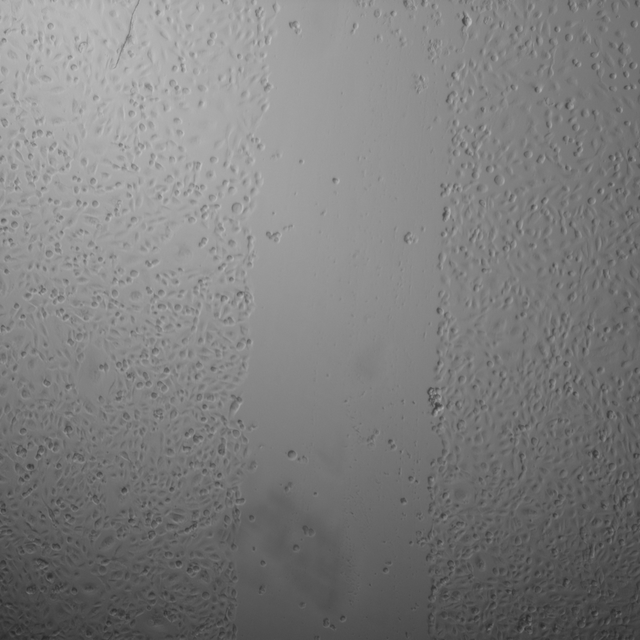
#> input picture examples/images/B1 0hr 2_png.rf.XjumgmgMNkQhrRGLEgFA.png, 640 x 640 px
$ python -i inspect_series.py   (imports and definitions only)
#> lines starting #> are read from the running program, lines starting #| are printed output that depends on the picture; after the words box and inside, x2 and y2 are one past the last pixel; in counts of white or black regions, pixels touching at a corner belong together
# -*- coding: utf-8 -*-
"""
stage4/inspect_series.py — Paineis de inspecao visual de validade do ensaio.
For each suspect unit: all timepoints × both fields, showing the RAW image without
a contour next to the RAW image with the P0 contour overlaid.
Includes a clean control series from the same batch for comparison.
Pipeline P0 identico ao stage4/whst_batch.ijm (reimplementacao ja validada, dif 0,1%).
"""
import csv, os
from collections import defaultdict
import numpy as np
import cv2
from PIL import Image, ImageDraw
from scipy.ndimage import binary_fill_holes

OUT = "whst_input"
RAD, THR, SAT, MIN_AREA = 20, 100, 0.001, 100


def to_8bit(path):
    a = np.asarray(Image.open(path))
    if a.ndim == 3:
        a = a[..., :3].astype(np.float64).mean(axis=2)
    else:
        a = a.astype(np.float64)
        if a.max() > 255:
            a = (a - a.min()) / max(1e-9, a.max() - a.min()) * 255.0
    return np.clip(np.round(a), 0, 255).astype(np.uint8)


def enhance(img8, sat):
    h = np.bincount(img8.ravel(), minlength=256).astype(np.float64)
    thr = img8.size * sat / 200.0
    c = 0.0; hmin = 0
    for i in range(256):
        c += h[i]
        if c > thr: hmin = i; break
    c = 0.0; hmax = 255
    for i in range(255, -1, -1):
        c += h[i]
        if c > thr: hmax = i; break
    if hmax <= hmin: return img8.copy()
    return np.clip(np.round((img8.astype(np.float64) - hmin) * (255.0 / (hmax - hmin))), 0, 255).astype(np.uint8)


def seg_p0(path):
    img8 = to_8bit(path); H, W = img8.shape
#> in to_8bit, a is the input picture: shape (640, 640, 3); min 39, max 193, mean 125.3
#> after `H, W = img8.shape`: H = 640; W = 640
    e = enhance(img8, SAT)
#> in enhance, `h = np.bincount(img8.ravel(), minlength=256).astype(np.float64)`: h = 256 values, max 5454 at index 122, min 0 at index 0, mean 1600
#> the loop in enhance, `for i in range(256):` made 42 passes
#> c on passes 1 to 12: 0, 0, 0, 0, 0, 0, 0, 0, 0, 0, 0, 0
#> after the loop in enhance, `for i in range(256):`: c = 4
#> the loop in enhance, `for i in range(255, -1, -1):` made 63 passes
#> after the loop in enhance, `for i in range(255, -1, -1):`: c = 6
#> in enhance, `return np.clip(np.round((img8.astype(np.float64) - hmin) * (255.0 / (h..`:
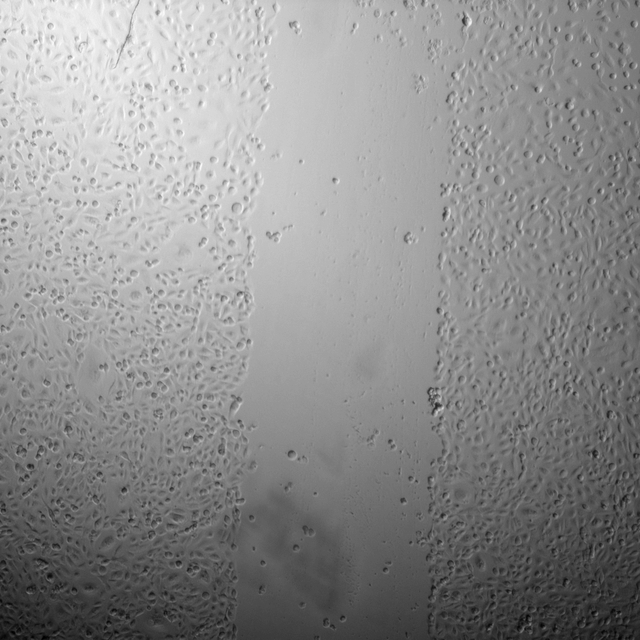
#> returned value: shape (640, 640); min 0, max 255, mean 141.4
    r = int(np.ceil(RAD)); y, x = np.mgrid[-r:r+1, -r:r+1]
    k = ((x*x + y*y) <= RAD*RAD + 1).astype(np.float64); k /= k.sum()
    f = e.astype(np.float64)
    m = cv2.filter2D(f, -1, k, borderType=cv2.BORDER_REFLECT)
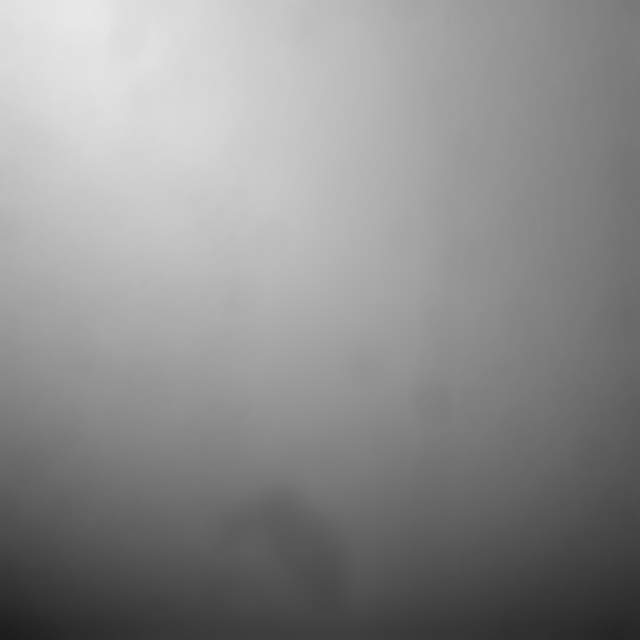
#> m: shape (640, 640) float64; min 29.56, max 232.3, mean 141.4
    m2 = cv2.filter2D(f*f, -1, k, borderType=cv2.BORDER_REFLECT)
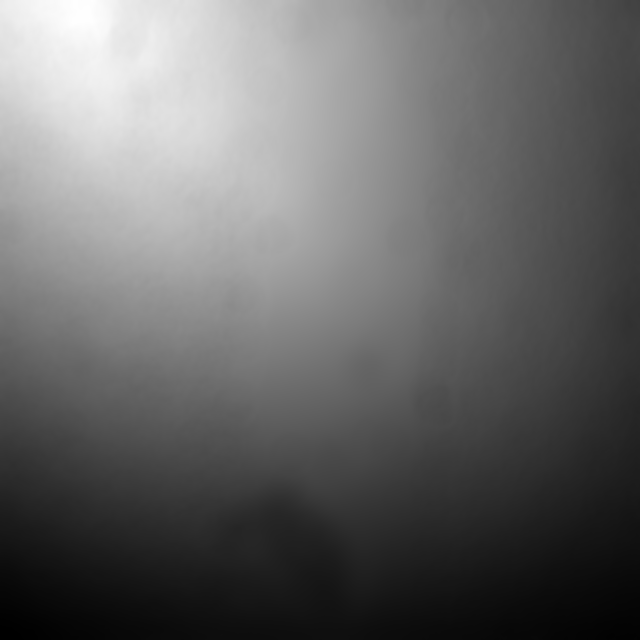
#> m2: shape (640, 640) float64; min 991, max 54008.5, mean 22373.9; drawn with min black and max white
    var = np.clip(np.round(np.maximum(m2 - m*m, 0)), 0, 255).astype(np.uint8)
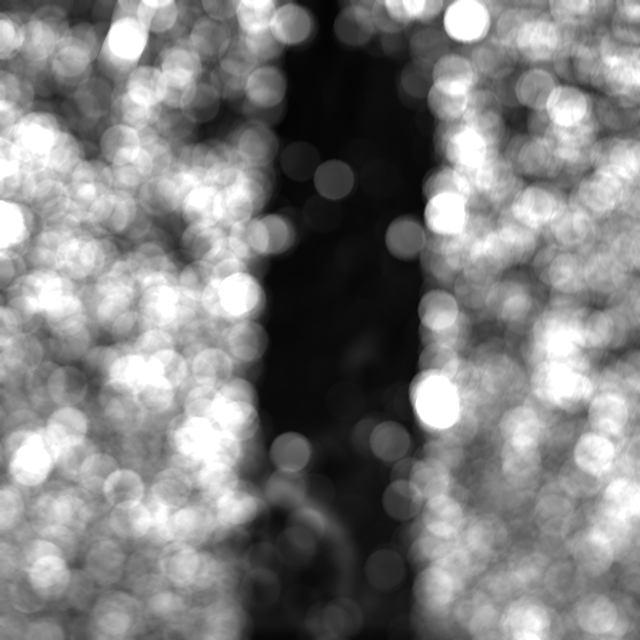
#> var: shape (640, 640); min 4, max 255, mean 126.8
    mask = binary_fill_holes((var <= THR)).astype(np.uint8)
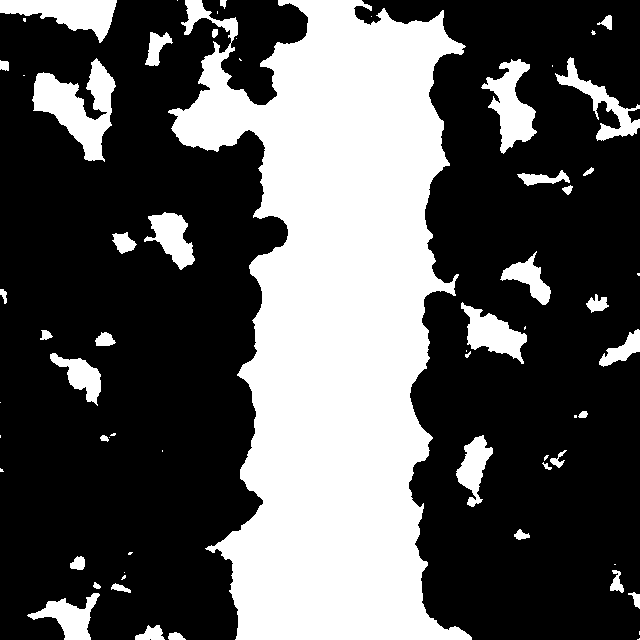
#> mask: shape (640, 640); values 0 (black) and 1 (white), 33.8% white; 64 white regions (26 under 20 px), largest, box (x1, y1, x2, y2) and area: (168, 0, 472, 640) 114960, (32, 58, 116, 162) 4032, (0, 0, 117, 43) 2580
    n, lab, st, _ = cv2.connectedComponentsWithStats(mask, connectivity=8)
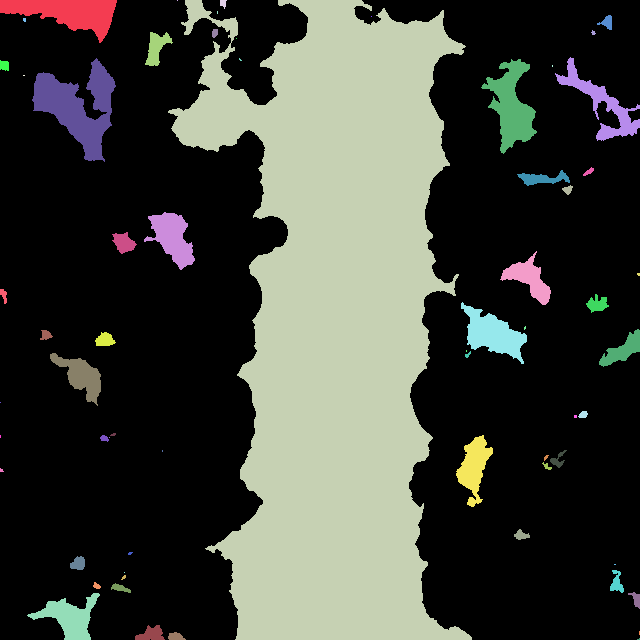
#> lab: shape (640, 640) int32; 65 distinct labels, from 0 to 64; one colour per label, 0 black
#> n = 65; st = 65 rows, first 6: [0, 0, 640, 640, 271108], [0, 0, 117, 43, 2580], [177, 0, 1, 1, 1], [168, 0, 304, 640, 114960], [220, 0, 7, 9, 42], [217, 11, 1, 3, 3]
    bi, ba = 0, 0
    for i in range(1, n):
        a = st[i, cv2.CC_STAT_AREA]
        if a >= MIN_AREA and a > ba: ba, bi = a, i
#> this loop made 64 passes
#> (a, ba, bi) on passes 1, 3: (2580, 2580, 1), (114960, 114960, 3)
#> a on passes 2, 4, 5, 6, 7, 8: 1, 42, 3, 117, 1, 11
#> after the loop, ba = 114960; bi = 3
    mk = (lab == bi).astype(np.uint8) if bi else np.zeros_like(mask)
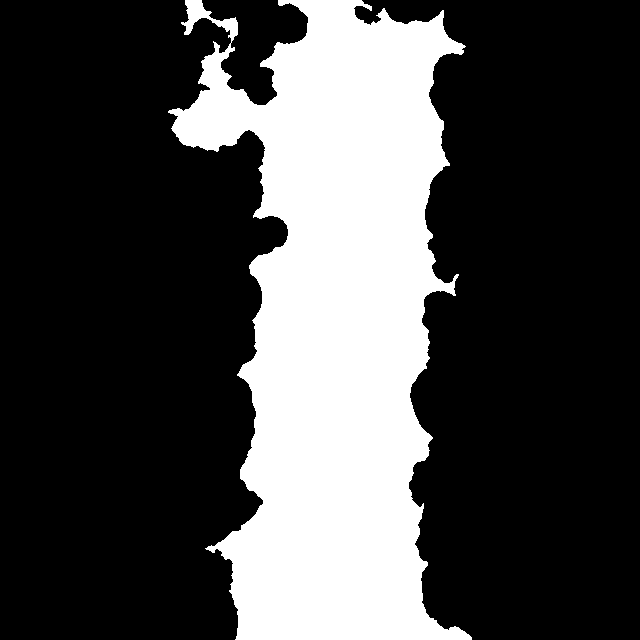
#> mk: shape (640, 640); values 0 (black) and 1 (white), 28.1% white; 1 white region, box (x1, y1, x2, y2) and area: (168, 0, 472, 640) 114960
    return img8, mk, (100.0 * ba / (W * H) if bi else 0.0)


# [1 line not run here, left out]
# [1 line that did not run here, left out]


def find(sub):
    for u in units:
        if all(s in u for s in sub):
            return u
    return None


# [3 lines that did not run here, left out]
# controle: unidade Migracao com TODAS as medicoes OK e >=3 timepoints
byu = defaultdict(list)
# [2 lines not run here, left out]
# Nenhuma serie do lote Migracao passa 100% limpa -> dois controles:
#  A) melhor serie do PROPRIO lote Migracao (mesmas condicoes de imagem)
#  B) serie 100% OK com fechamento textbook (referencia de monocamada saudavel)
# [1 line that did not run here, left out]
# [1 line that did not run here, left out]
# [3 lines not run here, left out]

# [3 lines that did not run here, left out]
TH = 250   # height of each sub-image


def cell(path, label):
    img8, mk, pct = seg_p0(path)
    raw = cv2.cvtColor(img8, cv2.COLOR_GRAY2RGB)
    ov = raw.copy()
    cont, _ = cv2.findContours(mk, cv2.RETR_EXTERNAL, cv2.CHAIN_APPROX_SIMPLE)
    cv2.drawContours(ov, cont, -1, (0, 255, 255), 14)
    a = Image.fromarray(raw); a.thumbnail((TH, TH))
    b = Image.fromarray(ov);  b.thumbnail((TH, TH))
    tile = Image.new("RGB", (a.width + b.width + 6, a.height + 18), (18, 18, 18))
    tile.paste(a, (0, 18)); tile.paste(b, (a.width + 6, 18))
    ImageDraw.Draw(tile).text((3, 3), f"{label}  P0={pct:.1f}%", fill=(255, 235, 120))
    return tile


# [30 lines not run here, left out]

>>> result = seg_p0('../examples/images/B1 0hr 2_png.rf.XjumgmgMNkQhrRGLEgFA.png')

$ run again, on examples/images/B1 12hr 1_png.rf.sRUPpw6VBKsEL7UWcuqg.png
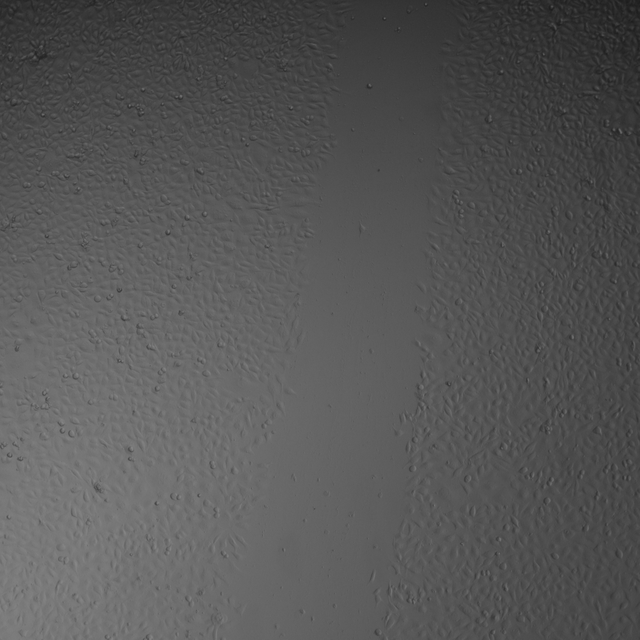
#> input picture examples/images/B1 12hr 1_png.rf.sRUPpw6VBKsEL7UWcuqg.png, 640 x 640 px
#> in to_8bit, a is the input picture: shape (640, 640, 3); min 29, max 134, mean 85.8
#> h = 256 values, max 7988 at index 75, min 0 at index 0, mean 1600
#> the loop in enhance, `for i in range(256):` made 31 passes
#> c on passes 1 to 8: 0, 0, 0, 0, 0, 0, 0, 0
#> after the loop in enhance, `for i in range(256):`: c = 9
#> the loop in enhance, `for i in range(255, -1, -1):` made 122 passes
#> after the loop in enhance, `for i in range(255, -1, -1):`: c = 3
#> mask: shape (640, 640); values 0 (black) and 1 (white), 33.5% white; 50 white regions (24 under 20 px), largest, box (x1, y1, x2, y2) and area: (84, 0, 473, 640) 109939, (0, 436, 195, 593) 10064, (519, 509, 640, 640) 4715
#> in seg_p0, `n, lab, st, _ = cv2.connectedComponentsWithStats(mask, connectivity=8)`:
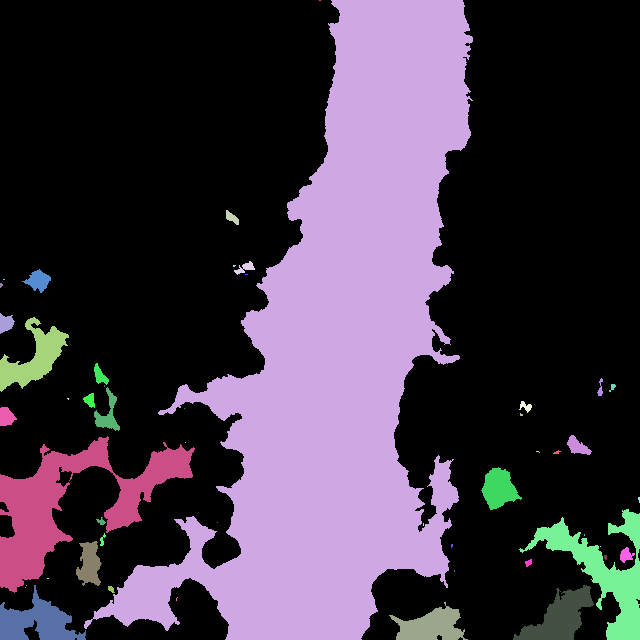
#> lab: shape (640, 640) int32; 51 distinct labels, from 0 to 50; one colour per label, 0 black
#> n = 51; st = 51 rows, first 6: [0, 0, 640, 640, 272357], [319, 0, 2, 1, 2], [84, 0, 389, 640, 109939], [226, 210, 13, 15, 104], [234, 261, 21, 14, 126], [233, 265, 3, 2, 5]
#> the loop in seg_p0, `for i in range(1, n):` made 50 passes
#> (a, ba, bi) on pass 2: (109939, 109939, 2)
#> after the loop in seg_p0, `for i in range(1, n):`: ba = 109939; bi = 2
#> in seg_p0, `mk = (lab == bi).astype(np.uint8) if bi else np.zeros_like(mask)`:
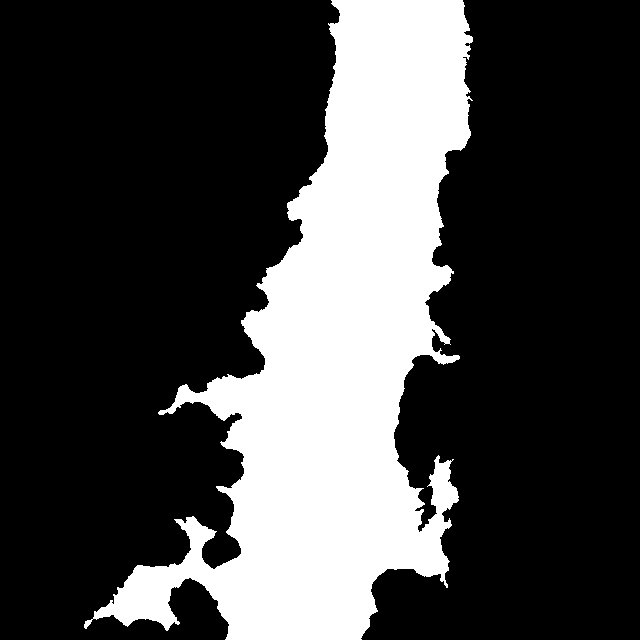
#> mk: shape (640, 640); values 0 (black) and 1 (white), 26.8% white; 1 white region, box (x1, y1, x2, y2) and area: (84, 0, 473, 640) 109939

$ run again, on examples/images/Snap-37_235_png.rf.fp1LasdFT1TZbfgrTie6.png
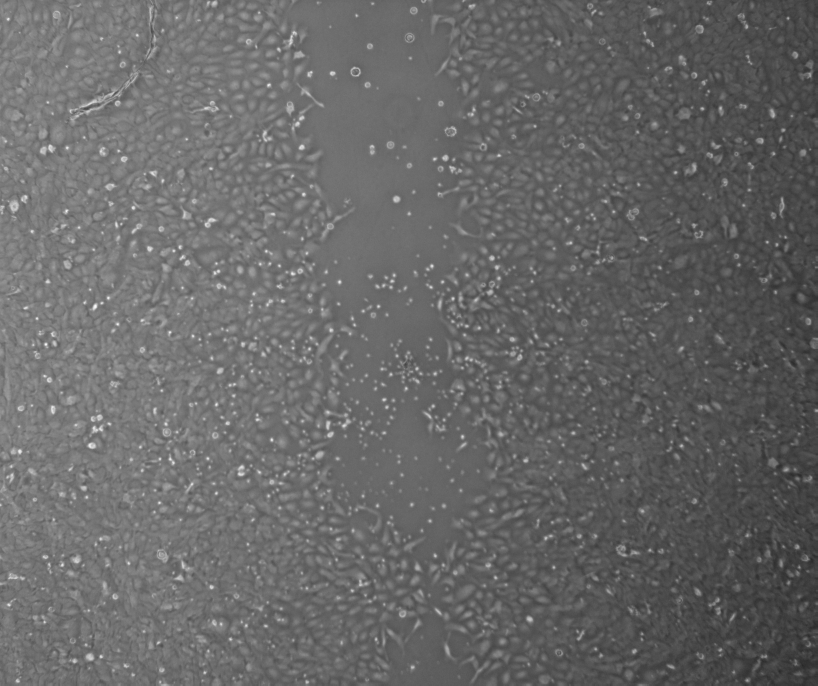
#> input picture examples/images/Snap-37_235_png.rf.fp1LasdFT1TZbfgrTie6.png, 2452 x 2056 px (shown at 1/3 size)
#> in to_8bit, a is the input picture: shape (2056, 2452); min 37, max 253, mean 103.8
#> h = 256 values, max 109277 at index 109, min 0 at index 0, mean 19692.6
#> the loop in enhance, `for i in range(256):` made 43 passes
#> c on passes 1 to 8: 0, 0, 0, 0, 0, 0, 0, 0
#> after the loop in enhance, `for i in range(256):`: c = 36
#> the loop in enhance, `for i in range(255, -1, -1):` made 7 passes
#> c on passes 1 to 7: 0, 0, 2, 7, 15, 18, 27
#> after the loop in enhance, `for i in range(255, -1, -1):`: c = 27
#> mask: shape (2056, 2452); values 0 (black) and 1 (white), 51.4% white; 47 black regions (3 under 20 px), largest, box (x1, y1, x2, y2) and area: (0, 0, 2101, 2056) 2194645, (0, 1323, 297, 1635) 53028, (2233, 1186, 2452, 1480) 31127
#> in seg_p0, `n, lab, st, _ = cv2.connectedComponentsWithStats(mask, connectivity=8)`:
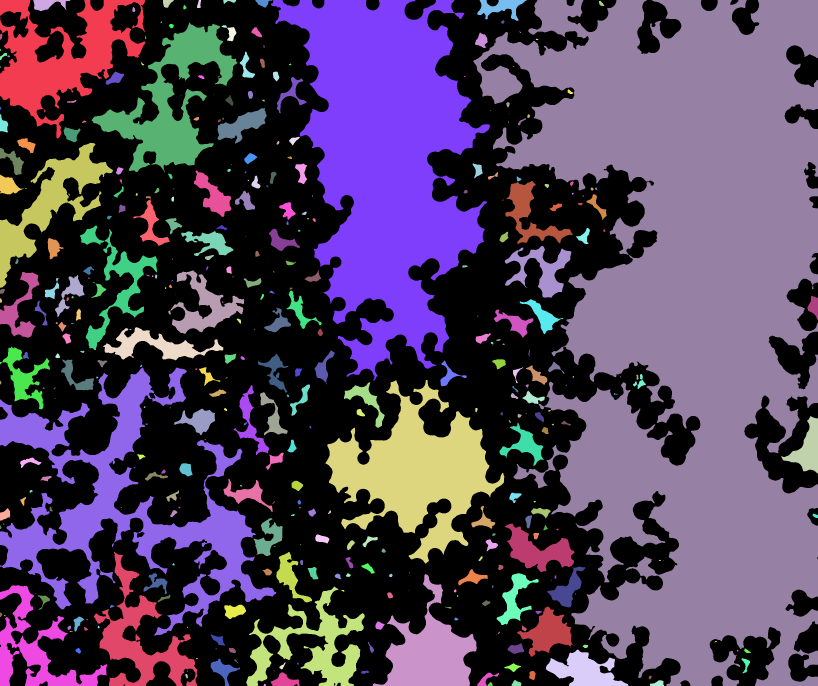
#> lab: shape (2056, 2452) int32 (shown at 1/3 size); 401 distinct labels, from 0 to 400; one colour per label, 0 black
#> n = 401; st = 401 rows, first 6: [0, 0, 2452, 2056, 2448373], [0, 0, 435, 415, 71279], [100, 0, 111, 33, 2058], [489, 0, 32, 23, 487], [591, 0, 13, 24, 208], [670, 0, 38, 12, 240]
#> the loop in seg_p0, `for i in range(1, n):` made 400 passes
#> (a, ba) on passes 1, 7, 9: (71279, 71279), (389576, 389576), (1264011, 1264011)
#> after the loop in seg_p0, `for i in range(1, n):`: ba = 1264011; bi = 9
#> in seg_p0, `mk = (lab == bi).astype(np.uint8) if bi else np.zeros_like(mask)`:
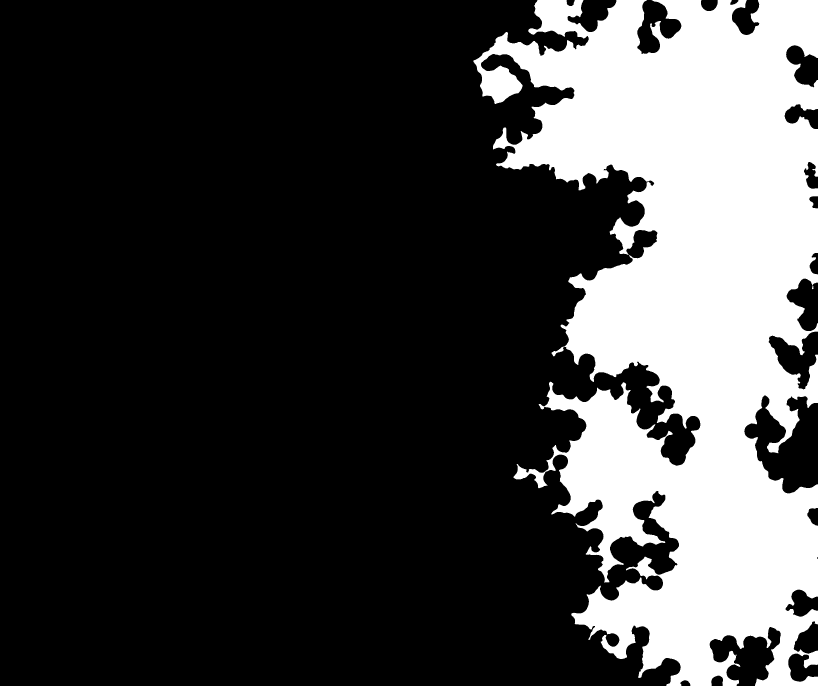
#> mk: shape (2056, 2452) (shown at 1/3 size); values 0 (black) and 1 (white), 25.1% white; 1 white region, box (x1, y1, x2, y2) and area: (1420, 0, 2452, 2056) 1264011
